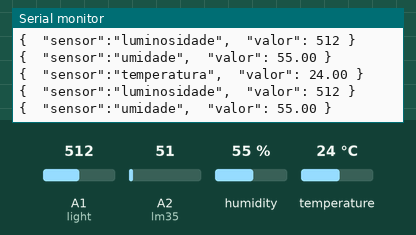
This sketch was run on a simulated Arduino Uno, built with avr-gcc and run on an emulated ATmega328P. On the bench: the last lines printed to the serial monitor. The inputs (shaded band) are chosen by the test bench; at power-on: humidity 55 %, A1 (light) = 512, temperature 24 °C, A2 (lm35) = 51.

Above: at 3.8 s.
3.9 s: humidity set to 22 %
At 6.28 s:
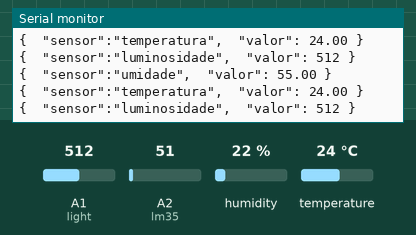
7.9 s: A1 (light) set to 716
At 10.0 s:
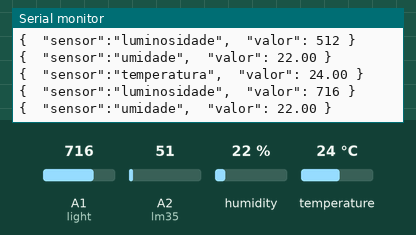
11.9 s: temperature set to 12 °C
At 13.3 s:
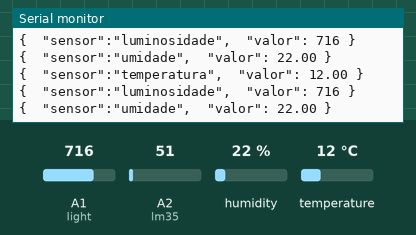
15.9 s: A1 (light) set to 992
At 19.6 s:
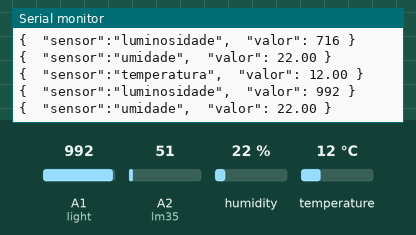
19.9 s: humidity set to 40 %
At 22.2 s:
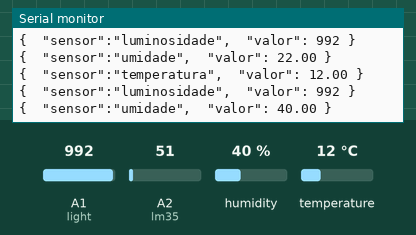
Timing chart, 0 to 23.7 s (numbered marks = the images above; inputs shaded):
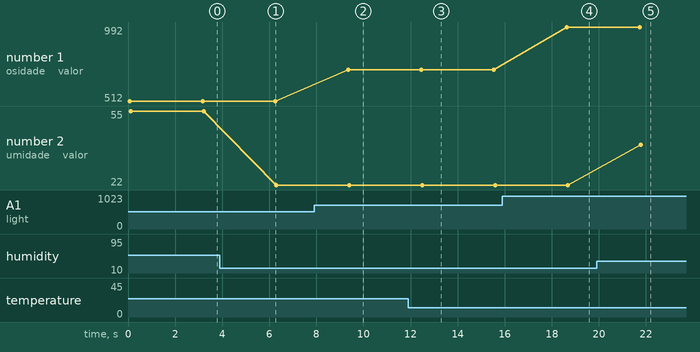

The sketch:

sensorArduino.ino
```cpp
#include "DHT.h"

#define DHTPIN 4
#define DHTTYPE DHT11

DHT dht(DHTPIN, DHTTYPE);
int lm35 = 2;
int dht11 = 4;
int light = 1;


int luz = 0;
int umidade = 0;

void setup() {
  Serial.begin(9600);
  dht.begin();

  pinMode(lm35,INPUT);
  pinMode(light,INPUT);
  pinMode(dht11, INPUT);

}

void loop() {
float temperatura = analogRead(lm35);
 luz = analogRead(light);
 umidade - digitalRead(dht11);

 float h = dht.readHumidity();
 float t2 = dht.readTemperature();

 Serial.print("{  \"sensor\":\"temperatura\",  \"valor\": ");
 Serial.print(t2);
 Serial.println(" }");
 Serial.print("{  \"sensor\":\"luminosidade\",  \"valor\": ");
 Serial.print(luz);
 Serial.println(" }");
 Serial.print("{  \"sensor\":\"umidade\",  \"valor\": ");
 Serial.print(h);
 Serial.println(" }");
 delay(3000);
 }
```

Measured:
- after the input at 7.9 s, the serial monitor: prints a new line after 1.5 s (image 2)
- after the input at 11.9 s, the serial monitor: prints a new line after 0.50 s (image 3)
- after the input at 15.9 s, the serial monitor: prints a new line after 2.7 s (image 4)
- after the input at 19.9 s, the serial monitor: prints a new line after 1.9 s (image 5)
- plotted number 1: 512 → 716 after the input at 7.9 s, 716 → 992 after the input at 15.9 s
- plotted number 2: 55 → 22 after the input at 3.9 s, 22 → 40 after the input at 19.9 s
